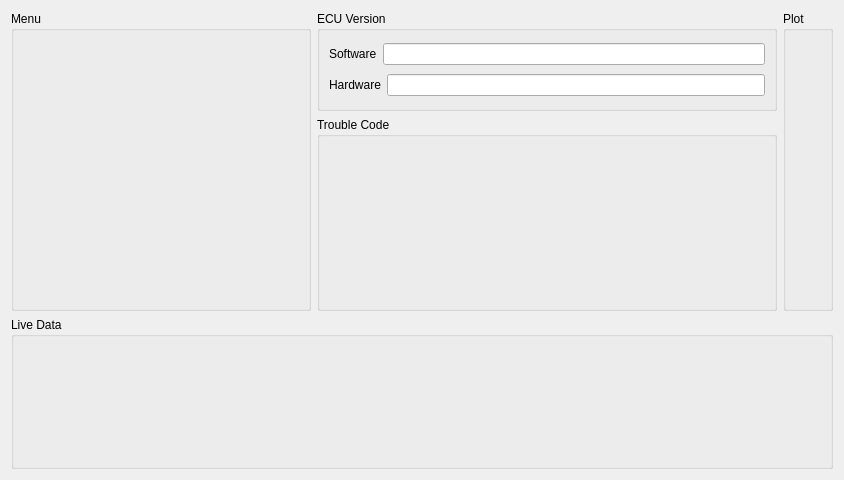
<?xml version="1.0" encoding="UTF-8"?>
<ui version="4.0">
 <class>MikuniWidget</class>
 <widget class="QWidget" name="MikuniWidget">
  <property name="geometry">
   <rect>
    <x>0</x>
    <y>0</y>
    <width>844</width>
    <height>480</height>
   </rect>
  </property>
  <property name="windowTitle">
   <string>Form</string>
  </property>
  <layout class="QGridLayout" name="gridLayout">
   <item row="0" column="0" rowspan="2">
    <widget class="QGroupBox" name="menuGroup">
     <property name="minimumSize">
      <size>
       <width>300</width>
       <height>300</height>
      </size>
     </property>
     <property name="maximumSize">
      <size>
       <width>300</width>
       <height>16777215</height>
      </size>
     </property>
     <property name="title">
      <string>Menu</string>
     </property>
     <layout class="QVBoxLayout" name="verticalLayout">
      <item>
       <widget class="MenuWidget" name="menuPage" native="true"/>
      </item>
     </layout>
    </widget>
   </item>
   <item row="1" column="1">
    <widget class="QGroupBox" name="troubleCodeGroup">
     <property name="title">
      <string>Trouble Code</string>
     </property>
     <layout class="QVBoxLayout" name="verticalLayout_2">
      <item>
       <widget class="TroubleCodeWidget" name="troubleCodePage" native="true"/>
      </item>
     </layout>
    </widget>
   </item>
   <item row="2" column="0" colspan="3">
    <widget class="QGroupBox" name="liveDataGroup">
     <property name="title">
      <string>Live Data</string>
     </property>
     <layout class="QVBoxLayout" name="verticalLayout_4">
      <item>
       <widget class="LiveDataWidget" name="liveDataPage" native="true"/>
      </item>
     </layout>
    </widget>
   </item>
   <item row="0" column="1">
    <widget class="QGroupBox" name="versionGroup">
     <property name="maximumSize">
      <size>
       <width>16777215</width>
       <height>100</height>
      </size>
     </property>
     <property name="title">
      <string>ECU Version</string>
     </property>
     <layout class="QVBoxLayout" name="verticalLayout_3">
      <item>
       <layout class="QHBoxLayout" name="horizontalLayout">
        <item>
         <widget class="QLabel" name="softwareLabel">
          <property name="text">
           <string>Software</string>
          </property>
          <property name="buddy">
           <cstring>softwareVersion</cstring>
          </property>
         </widget>
        </item>
        <item>
         <widget class="QLineEdit" name="softwareVersion"/>
        </item>
       </layout>
      </item>
      <item>
       <layout class="QHBoxLayout" name="horizontalLayout_2">
        <item>
         <widget class="QLabel" name="hardwareLabel">
          <property name="text">
           <string>Hardware</string>
          </property>
          <property name="buddy">
           <cstring>hardwareVersion</cstring>
          </property>
         </widget>
        </item>
        <item>
         <widget class="QLineEdit" name="hardwareVersion"/>
        </item>
       </layout>
      </item>
     </layout>
    </widget>
   </item>
   <item row="0" column="2" rowspan="2">
    <widget class="QGroupBox" name="waveFromsGroup">
     <property name="title">
      <string>Plot</string>
     </property>
     <layout class="QVBoxLayout" name="verticalLayout_5">
      <item>
       <widget class="PlotWidget" name="plotPage" native="true"/>
      </item>
     </layout>
    </widget>
   </item>
  </layout>
 </widget>
 <customwidgets>
  <customwidget>
   <class>MenuWidget</class>
   <extends>QWidget</extends>
   <header>menuwidget.h</header>
   <container>1</container>
  </customwidget>
  <customwidget>
   <class>TroubleCodeWidget</class>
   <extends>QWidget</extends>
   <header>troublecodewidget.h</header>
   <container>1</container>
  </customwidget>
  <customwidget>
   <class>LiveDataWidget</class>
   <extends>QWidget</extends>
   <header>livedatawidget.h</header>
   <container>1</container>
  </customwidget>
  <customwidget>
   <class>PlotWidget</class>
   <extends>QWidget</extends>
   <header>plotwidget.h</header>
   <container>1</container>
  </customwidget>
 </customwidgets>
 <resources/>
 <connections/>
</ui>
